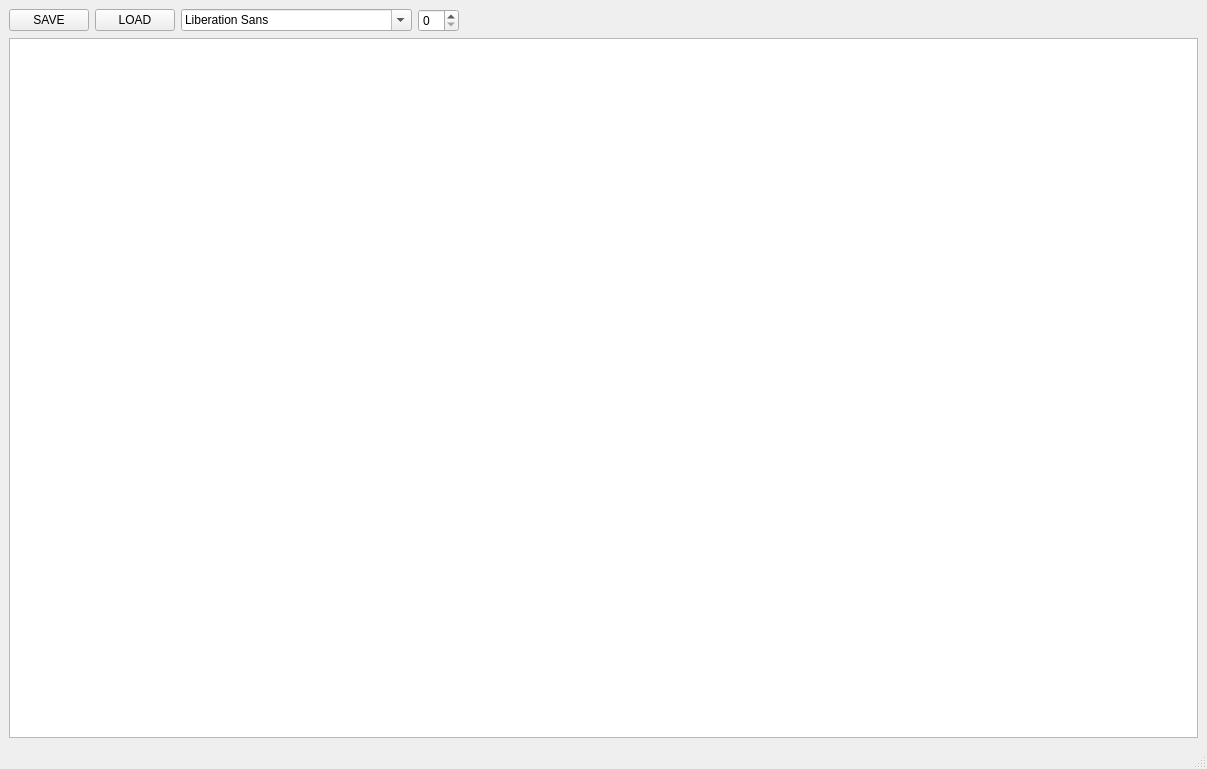
<?xml version="1.0" encoding="UTF-8"?>
<ui version="4.0">
 <class>PaperTail</class>
 <widget class="QMainWindow" name="PaperTail">
  <property name="geometry">
   <rect>
    <x>0</x>
    <y>0</y>
    <width>1207</width>
    <height>769</height>
   </rect>
  </property>
  <property name="windowTitle">
   <string>PaperTail</string>
  </property>
  <widget class="QWidget" name="centralwidget">
   <layout class="QVBoxLayout" name="verticalLayout">
    <item>
     <layout class="QHBoxLayout" name="horizontalLayout">
      <item>
       <widget class="QPushButton" name="b_save">
        <property name="text">
         <string>SAVE</string>
        </property>
       </widget>
      </item>
      <item>
       <widget class="QPushButton" name="b_load">
        <property name="text">
         <string>LOAD</string>
        </property>
       </widget>
      </item>
      <item>
       <widget class="QFontComboBox" name="fontComboBox"/>
      </item>
      <item>
       <widget class="QSpinBox" name="fontSize"/>
      </item>
      <item>
       <spacer name="horizontalSpacer">
        <property name="orientation">
         <enum>Qt::Horizontal</enum>
        </property>
        <property name="sizeHint" stdset="0">
         <size>
          <width>40</width>
          <height>20</height>
         </size>
        </property>
       </spacer>
      </item>
     </layout>
    </item>
    <item>
     <widget class="QTextEdit" name="data"/>
    </item>
   </layout>
  </widget>
  <widget class="QMenuBar" name="menubar">
   <property name="geometry">
    <rect>
     <x>0</x>
     <y>0</y>
     <width>1207</width>
     <height>19</height>
    </rect>
   </property>
  </widget>
  <widget class="QStatusBar" name="statusbar"/>
 </widget>
 <resources/>
 <connections/>
</ui>
